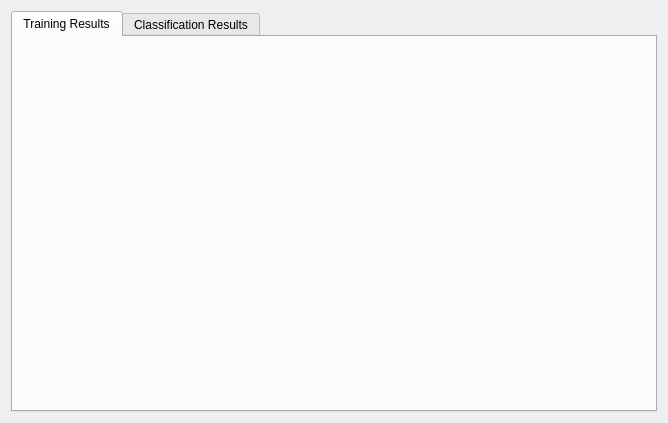
<?xml version="1.0" encoding="UTF-8"?>
<ui version="4.0">
 <class>ResultsWidget</class>
 <widget class="QWidget" name="ResultsWidget">
  <property name="geometry">
   <rect>
    <x>0</x>
    <y>0</y>
    <width>668</width>
    <height>423</height>
   </rect>
  </property>
  <property name="windowTitle">
   <string>Form</string>
  </property>
  <layout class="QGridLayout" name="gridLayout">
   <item row="0" column="0">
    <widget class="QTabWidget" name="tabWidget_mode">
     <property name="tabPosition">
      <enum>QTabWidget::North</enum>
     </property>
     <property name="currentIndex">
      <number>0</number>
     </property>
     <property name="tabBarAutoHide">
      <bool>false</bool>
     </property>
     <widget class="TrainingResultsWidget" name="tab_trainingResults">
      <attribute name="title">
       <string>Training Results</string>
      </attribute>
     </widget>
     <widget class="ClassificationResultsWidget" name="tab_classificationResults">
      <attribute name="title">
       <string>Classification Results</string>
      </attribute>
     </widget>
    </widget>
   </item>
  </layout>
 </widget>
 <customwidgets>
  <customwidget>
   <class>TrainingResultsWidget</class>
   <extends>QWidget</extends>
   <header>trainingresultswidget.h</header>
   <container>1</container>
  </customwidget>
  <customwidget>
   <class>ClassificationResultsWidget</class>
   <extends>QWidget</extends>
   <header>classificationresultswidget.h</header>
   <container>1</container>
  </customwidget>
 </customwidgets>
 <resources/>
 <connections/>
</ui>
